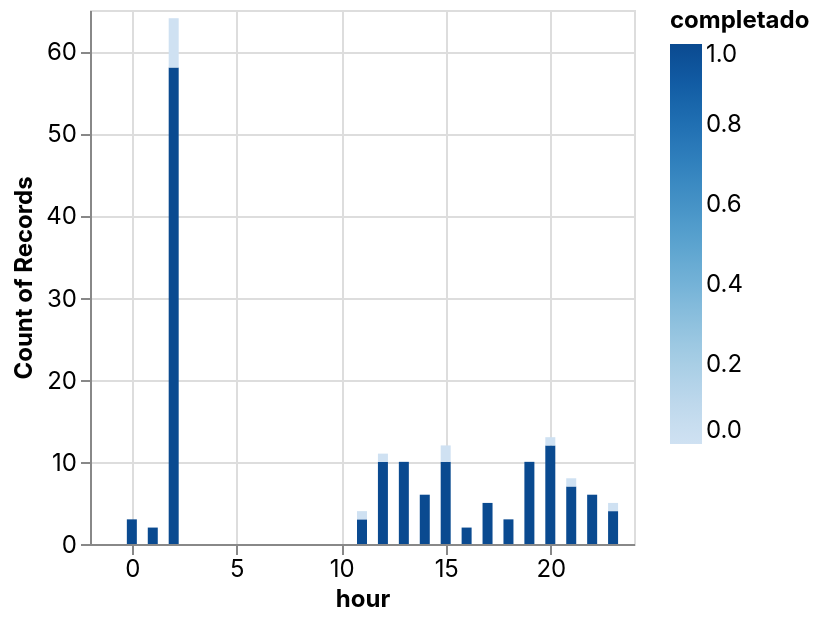

Notebook code for this chart:
### Markdown cell above
## Graficando los datos

### Code cell
_deepnote_run_altair(clear_todoist, """{"$schema":"https://vega.github.io/schema/vega-lite/v4.json","mark":{"type":"bar","tooltip":{"content":"data"}},"height":220,"autosize":{"type":"fit"},"data":{"name":"placeholder"},"encoding":{"x":{"field":"hour","type":"quantitative","sort":null,"scale":{"type":"linear","zero":false}},"y":{"field":"COUNT(*)","type":"quantitative","sort":null,"aggregate":"count","scale":{"type":"linear","zero":true}},"color":{"field":"completado","type":"quantitative","sort":null,"scale":{"type":"linear","zero":false}}}}""")

### Figure 1 — Vega-Lite specification as saved in the notebook (floating-point values rounded to 4 significant figures; data arrays with more than 128 entries replaced by an {"elided": "..."} marker saying what was removed)
{"config": {"view": {"continuousWidth": 400, "continuousHeight": 300}, "area": {"fill": "#51C0E9"}, "axis": {"labelFont": "Inter, sans-serif", "labelFontSize": 12, "labelFontWeight": "normal", "labelLimit": 60, "labelOverlap": "greedy", "titleFont": "Inter, sans-serif", "titleFontSize": 12, "titleFontWeight": "bold"}, "background": "#ffffff", "legend": {"labelFont": "Inter, sans-serif", "labelFontSize": 12, "titleFont": "Inter, sans-serif", "titleFontSize": 12, "titleFontWeight": "bold"}, "line": {"stroke": "#51C0E9", "strokeWidth": 2}, "rect": {"fill": "#51C0E9"}, "title": {"anchor": "start", "color": "#000000", "font": "Inter, sans-serif", "fontSize": 22, "fontWeight": "normal"}}, "data": {"name": "data-aa3750bd5966cd229d173f04d180a54e"}, "mark": {"type": "bar", "tooltip": {"content": "data"}}, "autosize": {"type": "fit"}, "encoding": {"color": {"type": "quantitative", "field": "completado", "scale": {"type": "linear", "zero": false}, "sort": null}, "x": {"type": "quantitative", "field": "hour", "scale": {"type": "linear", "zero": false}, "sort": null}, "y": {"type": "quantitative", "aggregate": "count", "field": "COUNT(*)", "scale": {"type": "linear", "zero": true}, "sort": null}}, "height": 300, "width": "container", "$schema": "https://vega.github.io/schema/vega-lite/v4.json", "datasets": {"data-aa3750bd5966cd229d173f04d180a54e": {"elided": "164 records"}}}
